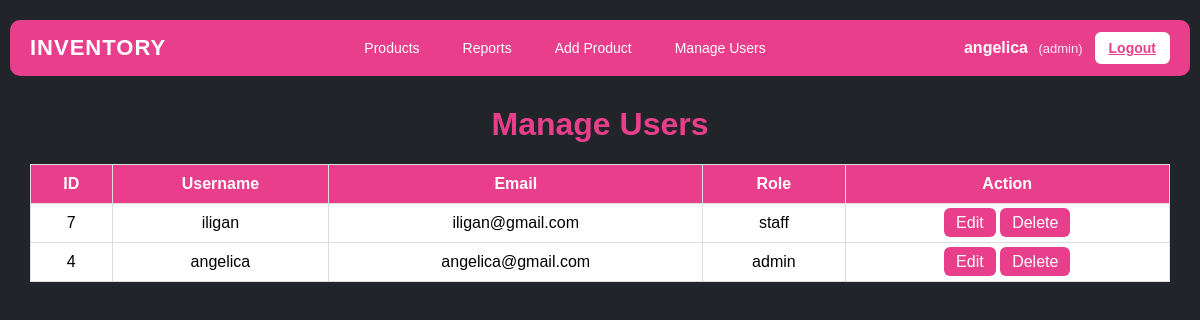
/users.php (signed in), run on the app's committed database.
### tables this page shows
CREATE TABLE `users` (
  `id` int(11) NOT NULL,
  `username` varchar(50) NOT NULL,
  `email` varchar(100) NOT NULL,
  `password_hash` varchar(255) NOT NULL,
  `role` enum('admin','staff') DEFAULT 'staff',
  `created_at` timestamp NOT NULL DEFAULT current_timestamp()
);

### users.php (the view, shortened to what this page needs)
<?php
require_once 'config.php';
$result = mysqli_query($conn, "SELECT id, username, email, role FROM users ORDER BY id DESC");
?>
<!DOCTYPE html>
<html>
<head>
<link rel="stylesheet" href="style.css">
</head>
<body>
<?php include 'navbar.php'; ?>
<div class="container">
<h1>Manage Users</h1>
<table>
<tr>
    <th>ID</th>
    <th>Username</th>
    <th>Email</th>
    <th>Role</th>
    <th>Action</th>
</tr>
<?php while($row = mysqli_fetch_assoc($result)) : ?>
<tr>
    <td><?php echo $row['id']; ?></td>
    <td><?php echo htmlspecialchars($row['username']); ?></td>
    <td><?php echo htmlspecialchars($row['email']); ?></td>
    <td><?php echo htmlspecialchars($row['role']); ?></td>
    <td>
        <a href="edit_user.php?id=<?php echo $row['id']; ?>" class="action-btn">Edit</a>
        <a href="delete_user.php?id=<?php echo $row['id']; ?>" class="action-btn">Delete</a>
    </td>
</tr>
<?php endwhile; ?>
</table>
</div>
</body>
</html>

### style.css (style rules this page uses)
body { font-family: Arial, sans-serif; background: #f5f5f5; margin: 30px; }
h1 { text-align: center; }
table { width: 100%; border-collapse: collapse; background: white; }
table th { background: #333; color: white; }
table th, table td { padding: 10px; border: 1px solid #ddd; text-align: center; }

### users.php (style rules this page uses)
body { font-family: Arial, sans-serif; background: #212529; margin: 0; }
.container { width:95%; margin:30px auto; }
h1 { color:#e83e8c; text-align:center; }
table { width:100%; border-collapse:collapse; background:white; }
table th { background:#e83e8c; color:white; }
table th, table td { padding:10px; border:1px solid #ddd; text-align:center; }
.action-btn { background:#e83e8c; color:white; padding:6px 12px; border-radius:6px; text-decoration:none; }

### data on the page
users: id "7", username "iligan", email "iligan@gmail.com", role "staff"
users: id "4", username "angelica", email "angelica@gmail.com", role "admin"

### other printed values
$_SESSION['username'] "angelica"
$_SESSION['role'] "admin"
